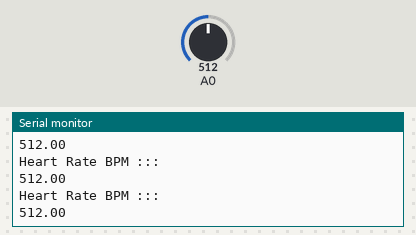
Simulated run of this sketch. Board: Arduino Uno, built with avr-gcc and run on an emulated ATmega328P. On the bench: the last lines printed to the serial monitor. Inputs (shaded band) come from the test bench; at power-on: A0 = 512.

Above: at 1.2 s.
1.3 s: A0 set to 108
At 2.1 s:
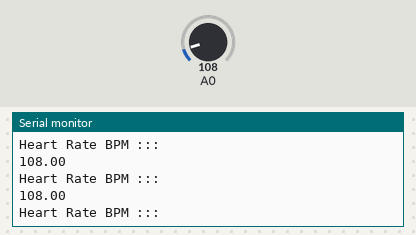
4.3 s: A0 set to 91
At 4.9 s:
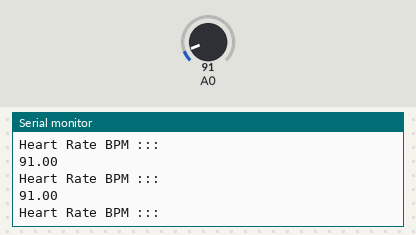
10.3 s: A0 set to 985
At 11.0 s:
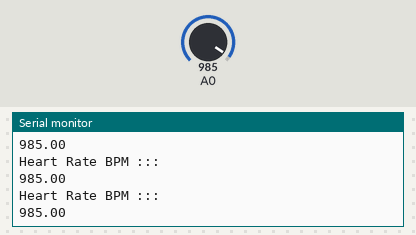
13.3 s: A0 set to 1013
At 14.3 s:
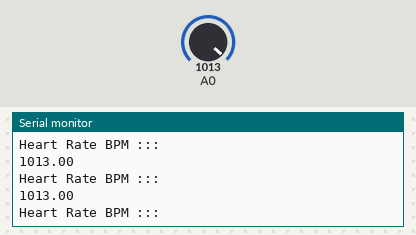
Timing chart, 0 to 16.3 s (numbered marks = the images above; inputs shaded):
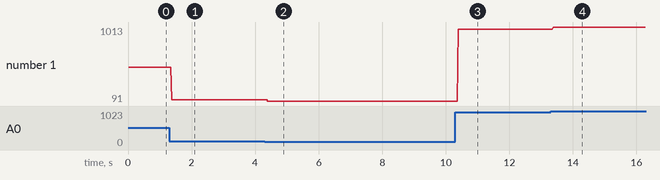

Measured:
- the behaviour switches between 999 and 1000 on A0 (found by bisection; images 3 and 4)
- after the input at 1.3 s, the serial monitor: prints a new line after 0.08 s (image 1)
- after the input at 4.3 s, the serial monitor: prints a new line after 0.10 s (image 2)
- after the input at 10.3 s, the serial monitor: prints a new line after 0.09 s (image 3)
- after the input at 13.3 s, the serial monitor: prints a new line after 0.08 s (image 4)
- plotted number 1: 512 → 108 after the input at 1.3 s, 108 → 91 after the input at 4.3 s, 91 → 985 after the input at 10.3 s, 985 → 1013 after the input at 13.3 s

The sketch:

heartRate.ino
```cpp
float heartrate = 0;


void setup() {
  // put your setup code here, to run once:
Serial.begin(9600);
}

void loop() {
  // put your main code here, to run repeatedly:

  Serial.println("Heart Rate BPM ::: ");

  heartrate = analogRead(A0);

  if(heartrate!=0){

      Serial.println(heartrate);

    }
}
```
